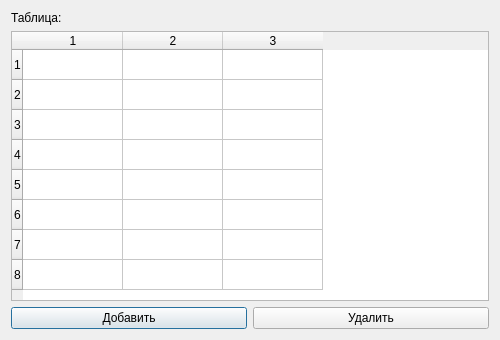
<?xml version="1.0" encoding="UTF-8"?>
<ui version="4.0"><class>Dialog</class><widget class="QDialog" name="Dialog"><property name="geometry"><rect><x>0</x><y>0</y><width>500</width><height>340</height></rect></property><property name="windowTitle"><string>#028 grid/113_table_span</string></property><layout class="QGridLayout" name="gridLayout"><property name="leftMargin"><number>11</number></property><property name="topMargin"><number>11</number></property><property name="rightMargin"><number>11</number></property><property name="bottomMargin"><number>11</number></property><property name="spacing"><number>6</number></property><item row="0" column="0"><widget class="QLabel" name="l1"><property name="text"><string>Таблица:</string></property></widget></item><item row="1" column="0" colspan="2"><widget class="QTableWidget" name="table"><property name="rowCount"><number>8</number></property><property name="columnCount"><number>3</number></property></widget></item><item row="2" column="0"><widget class="QPushButton" name="b1"><property name="text"><string>Добавить</string></property></widget></item><item row="2" column="1"><widget class="QPushButton" name="b2"><property name="text"><string>Удалить</string></property></widget></item></layout></widget></ui>
